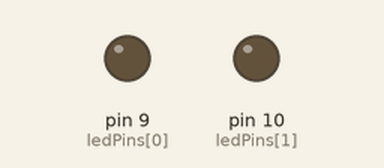
Recording of a sketch running on a simulated Arduino Uno, built with avr-gcc and run on an emulated ATmega328P. Parts: output pins drawn as LEDs (lit = HIGH).

Above: at 0.1 s.
At 9.1 s:
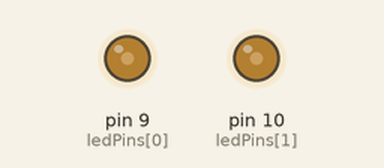
At 20.1 s:
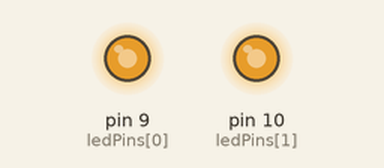
At 39.75 s:
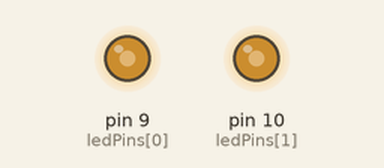
Timing chart, 0 to 40.0 s (numbered marks = the images above):
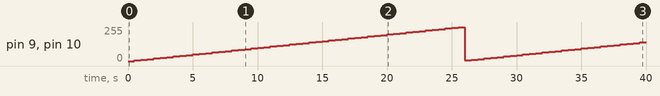

The sketch:

AnalogWrites.ino
```cpp
const uint8_t ledPins[] = {9, 10};

const int numberOfPins = sizeof(ledPins) / sizeof(ledPins[0]);

//use numbers instead for analogWrite
const int maxBright = 255;
const int halfBright = 125;
const int halfHalfBright = 50;
const int dim = 25;

void setup() {
  // put your setup code here, to run once:
  for (int i = 0; i < numberOfPins; i++) {
    pinMode(ledPins[i], OUTPUT);
  }
}

void loop() {
  // put your main code here, to run repeatedly:
  //make  a program that goes from blank to dim to half bright to bright!

  for (int i = 0; i <= maxBright; i += 5) {
    analogWrite(ledPins[0], i);
    analogWrite(ledPins[1], i);
    delay(500);

    if (i == 255) {
      i = 0;
    }
  }

}
```

Measured:
- by itself, pin 9 (ledPins[0]), pin 10 (ledPins[1]): 0/255 → 5/255 at 0.50 s, → 10/255 0.50 s later, → 15/255 0.50 s later, → 20/255 0.50 s later, … (79 changes in this stretch)
